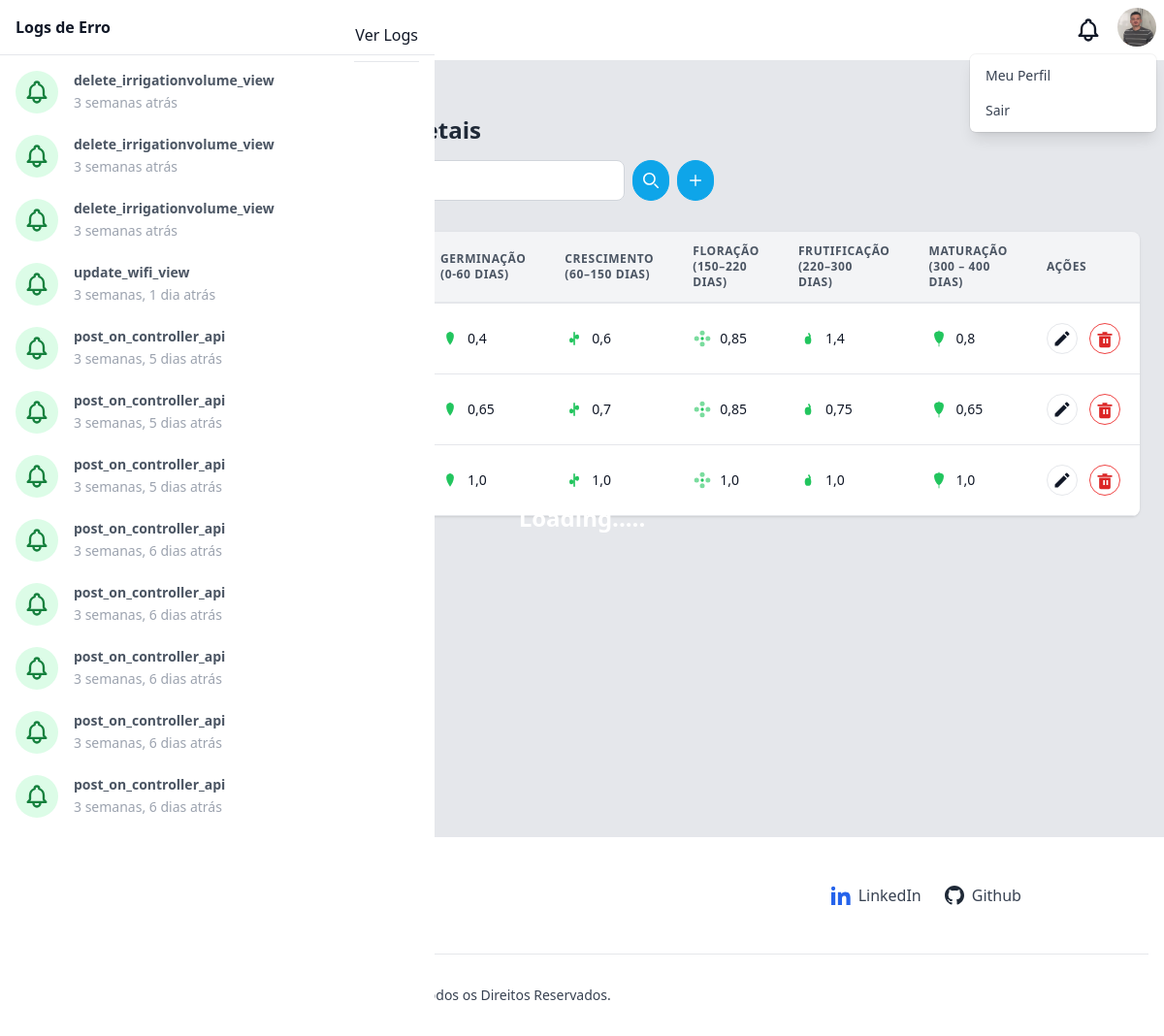
/culturesvegetables/ (signed in), run on an earlier commit of the app's database.
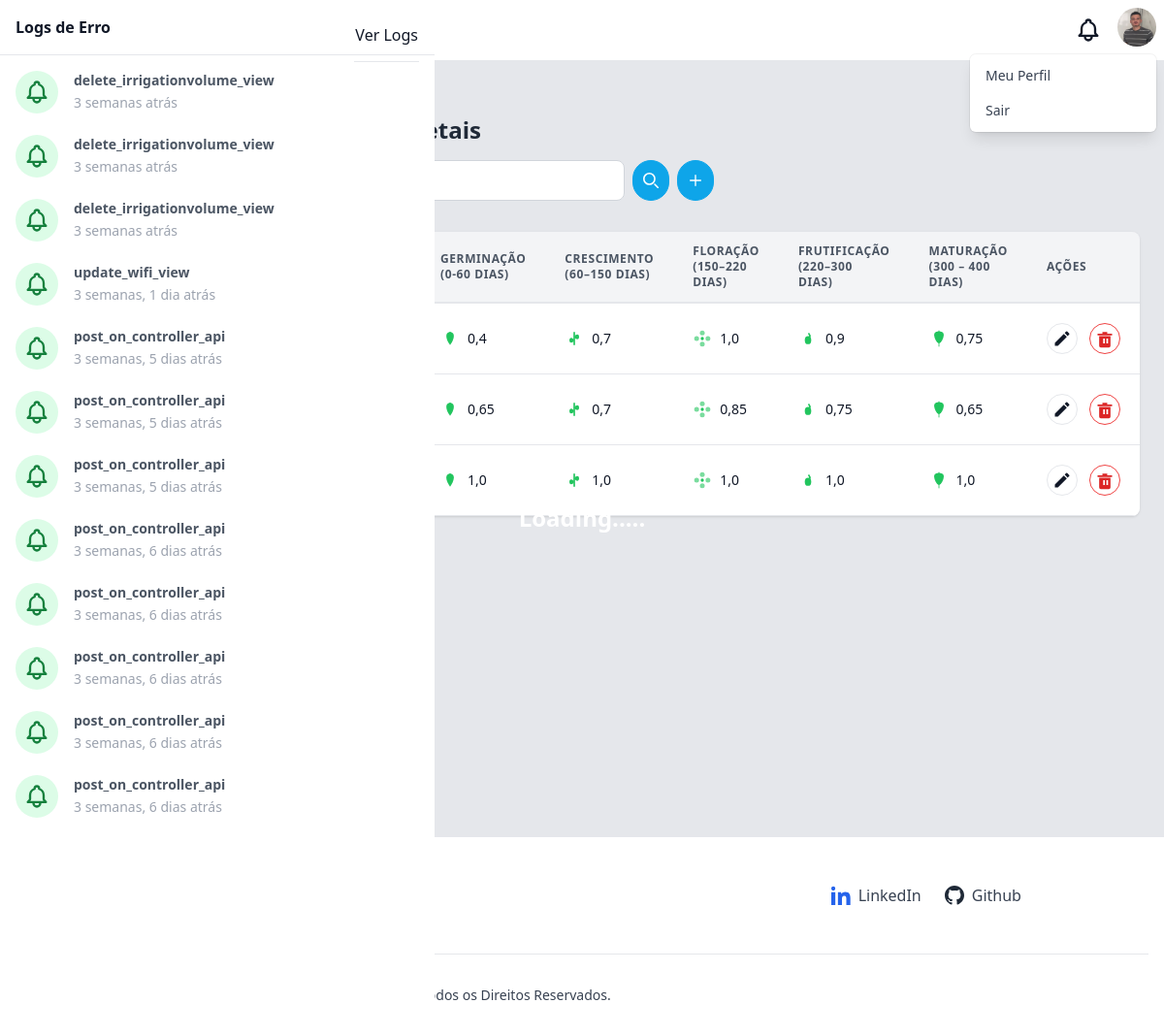
And on a later commit of the database.
### culturesvegetables/models.py (models this page shows, shortened)
class CultureVegetable(models.Model):
    name = models.CharField(max_length=255)
    emoji = models.CharField(
        max_length=2,
        validators=[emoji_validator],
        help_text="Escolha um emoji para representar a cultura.",
        blank=True,
        null=True
    )
    phase_initial_kc = models.FloatField(validators=[MinValueValidator(0.0)])
    phase_vegetative_kc = models.FloatField(validators=[MinValueValidator(0.0)])
    phase_flowering_kc = models.FloatField(validators=[MinValueValidator(0.0)])
    phase_fruiting_kc = models.FloatField(validators=[MinValueValidator(0.0)])
    phase_maturation_kc = models.FloatField(validators=[MinValueValidator(0.0)])

### culturesvegetables/views.py (the view)
# urls.py: path('', views.list, name='culturevegetable_list'),
@login_required(login_url='/auth/login/')
def list(request):
    logs = Log.objects.order_by('-created_at')
    hasUnread = logs.filter(viewed=False).exists()
    logs = logs[:12]
    nameQuery = request.GET.get('name', '')
    pageNumber = request.GET.get('page')
    formCultureVegetable = CultureVegetableForm()
    formEditCultureVegetable = CultureVegetableEditForm()
    cultureVegetables = CultureVegetable.objects.all().order_by('name')
    if nameQuery:
        cultureVegetables = cultureVegetables.filter(name__icontains=nameQuery)
    paginator = Paginator(cultureVegetables, 12)
    pageObj = paginator.get_page(pageNumber)
    context = {
        'user': request.user,
        'logs': logs,
        'page_obj': pageObj,
        'name_query': nameQuery,
        'form_culture_vegetable': formCultureVegetable,
        'form_edit_culture_vegetable': formEditCultureVegetable,
        'has_unread': hasUnread
    }
    return render(request, 'culturevegetable/list.html', context)

### templates/culturevegetable/list.html (shortened to what the changed rows need)
{% extends "base.html" %}
{% load static %}
{% block content %}
<div class="antialiased font-sans min-h-[800px] bg-gray-200">
  <div class="container mx-auto py-2 px-4 sm:px-8">
    <div class="py-12">
      <div>
        <h2 class="text-2xl font-semibold leading-tight text-gray-800">
        </h2>
      </div>
      <div class="-mx-4 sm:-mx-8 px-4 sm:px-8 py-4 overflow-x-auto">
        {% if page_obj %}
        <div class="inline-block min-w-full shadow rounded-lg overflow-hidden">
          <table class="min-w-full leading-normal">
            <thead>
              <tr>
                <th
                  class="px-5 py-3 border-b-2 border-gray-200 bg-gray-100 text-left text-xs font-semibold text-gray-600 uppercase tracking-wider"
                >
                </th>
                <th
                  class="px-5 py-3 border-b-2 border-gray-200 bg-gray-100 text-left text-xs font-semibold text-gray-600 uppercase tracking-wider"
                >
                </th>
                <th
                  class="px-5 py-3 border-b-2 border-gray-200 bg-gray-100 text-left text-xs font-semibold text-gray-600 uppercase tracking-wider"
                >
                  Germinação (0-60 dias)
                </th>
                <th
                  class="px-5 py-3 border-b-2 border-gray-200 bg-gray-100 text-left text-xs font-semibold text-gray-600 uppercase tracking-wider"
                >
                  Crescimento (60–150 dias)
                </th>
                <th
                  class="px-5 py-3 border-b-2 border-gray-200 bg-gray-100 text-left text-xs font-semibold text-gray-600 uppercase tracking-wider"
                >
                  Floração (150–220 dias)
                </th>
                <th
                  class="px-5 py-3 border-b-2 border-gray-200 bg-gray-100 text-left text-xs font-semibold text-gray-600 uppercase tracking-wider"
                >
                  Frutificação (220–300 dias)
                </th>
                <th
                  class="px-5 py-3 border-b-2 border-gray-200 bg-gray-100 text-left text-xs font-semibold text-gray-600 uppercase tracking-wider"
                >
                  Maturação (300 – 400 dias)
                </th>
                <th
                  class="px-5 py-3 border-b-2 border-gray-200 bg-gray-100 text-left text-xs font-semibold text-gray-600 uppercase tracking-wider"
                >
                  Ações
                </th>
              </tr>
            </thead>
            <tbody>
              {% for culturevegetable in page_obj %}
                <tr class="bg-white hover:bg-gray-50 transition">
                  <td class="px-5 py-4 border-b border-gray-200 text-sm text-gray-900">
                  </td>
                  <td class="px-5 py-4 border-b border-gray-200 text-sm text-gray-900">
                  </td>
                  <td class="px-5 py-4 border-b border-gray-200 text-sm">
                    <div class="flex items-center gap-2">
                      <svg class="w-5 h-5 text-green-500" viewBox="0 0 24 24" fill="currentColor">
                        <path d="M12 20 C9 16, 6 10, 8 6 C10 3, 14 3, 16 6 C18 10, 15 16, 12 20 Z"/>
                        <circle cx="12" cy="5" r="1"/>
                      </svg>
                      {{ culturevegetable.phase_initial_kc }}
                    </div>
                  </td>
                  <td class="px-5 py-4 border-b border-gray-200 text-sm">
                    <div class="flex items-center gap-2">
                      <svg class="w-5 h-5 text-green-500" viewBox="0 0 24 24" fill="currentColor">
                        <line x1="12" y1="20" x2="12" y2="4" stroke="currentColor" stroke-width="2"/>
                        <path d="M12 10 C14 6, 18 6, 18 10 C18 14, 14 14, 12 10 Z"/>
                        <path d="M12 14 C10 18, 6 18, 6 14 C6 10, 10 10, 12 14 Z"/>
                      </svg>
                      {{ culturevegetable.phase_vegetative_kc }}
                    </div>
                  </td>
                  <td class="px-5 py-4 border-b border-gray-200 text-sm">
                    <div class="flex items-center gap-2">
                      <svg class="w-5 h-5 text-green-500" viewBox="0 0 24 24" fill="currentColor">
                        <circle cx="12" cy="12" r="2"/>
                        <circle cx="12" cy="5" r="3" fill-opacity="0.6"/>
                        <circle cx="12" cy="19" r="3" fill-opacity="0.6"/>
                        <circle cx="5" cy="12" r="3" fill-opacity="0.6"/>
                        <circle cx="19" cy="12" r="3" fill-opacity="0.6"/>
                      </svg>
                      {{ culturevegetable.phase_flowering_kc }}
                    </div>
                  </td>
                  <td class="px-5 py-4 border-b border-gray-200 text-sm">
                    <div class="flex items-center gap-2">
                      <svg class="w-5 h-5 text-green-500" viewBox="0 0 24 24" fill="currentColor">
                        <ellipse cx="12" cy="14" rx="4" ry="5"/>
                        <path d="M12 14 L14 10 Q15 8, 13 6" stroke="currentColor" stroke-width="2" fill="none"/>
                        <circle cx="13" cy="6" r="1"/>
                      </svg>
                      {{ culturevegetable.phase_fruiting_kc }}
                    </div>
                  </td>
                  <td class="px-5 py-4 border-b border-gray-200 text-sm">
                    <div class="flex items-center gap-2">
                      <svg class="w-5 h-5 text-green-500" viewBox="0 0 24 24" fill="currentColor">
                        <path d="M8 4 Q12 2 16 4 Q20 6 16 14 Q12 22 8 14 Q4 6 8 4 Z"/>
                        <line x1="12" y1="2" x2="12" y2="22" stroke="currentColor" stroke-width="1"/>
                      </svg>
                      {{ culturevegetable.phase_maturation_kc }}
                    </div>
                  </td>
                  <td class="px-5 py-4 border-b border-gray-200 text-sm">
                    <div class="flex items-center gap-3">
                      <button title="Editar" class="w-8 h-8 dark:text-sky-700 border dark:border-sky-800 hover:dark:bg-sky-800 hover:text-white rounded-full flex justify-center items-center transition" onclick="openEditCultureModal({{ culturevegetable.id }})">
                        <svg xmlns="http://www.w3.org/2000/svg" class="w-5 h-5" fill="currentColor" viewBox="0 0 24 24">
                          <path d="M3 17.25V21h3.75L17.81 9.94l-3.75-3.75L3 17.25zM20.71 7.04a1.003 1.003 0 0 0 0-1.42l-2.34-2.34a1.003 1.003 0 0 0-1.42 0l-1.83 1.83 3.75 3.75 1.84-1.82z"/>
                        </svg>
                      </button>
                      <button title="Deletar" class="w-8 h-8 text-red-600 border border-red-500 hover:bg-red-600 hover:text-white rounded-full flex justify-center items-center transition" onclick="openDeleteCultureModal({{ culturevegetable.id }})">
                        <svg xmlns="http://www.w3.org/2000/svg" class="w-5 h-5" fill="currentColor" viewBox="0 0 24 24">
                          <path d="M3 6h18v2H3V6zm2 3h14v12a2 2 0 0 1-2 2H7a2 2 0 0 1-2-2V9zm5 3v6h2v-6H10zm4 0v6h2v-6h-2zM9 4h6v2H9V4z"/>
                        </svg>
                      </button>
                    </div>
                  </td>
                </tr>
              {% endfor %}
            </tbody>
          </table>
        </div>
        {% endif %}
      </div>
    </div>
  </div>
</div>
{% endblock %}

What changed in the data, as far as the page shows it:
changed CultureVegetable (number 1 of 3 on the later page): phase_vegetative_kc "0,6" → "0,7"; phase_flowering_kc "0,85" → "1,0"; phase_fruiting_kc "1,4" → "0,9"; phase_maturation_kc "0,8" → "0,75"
